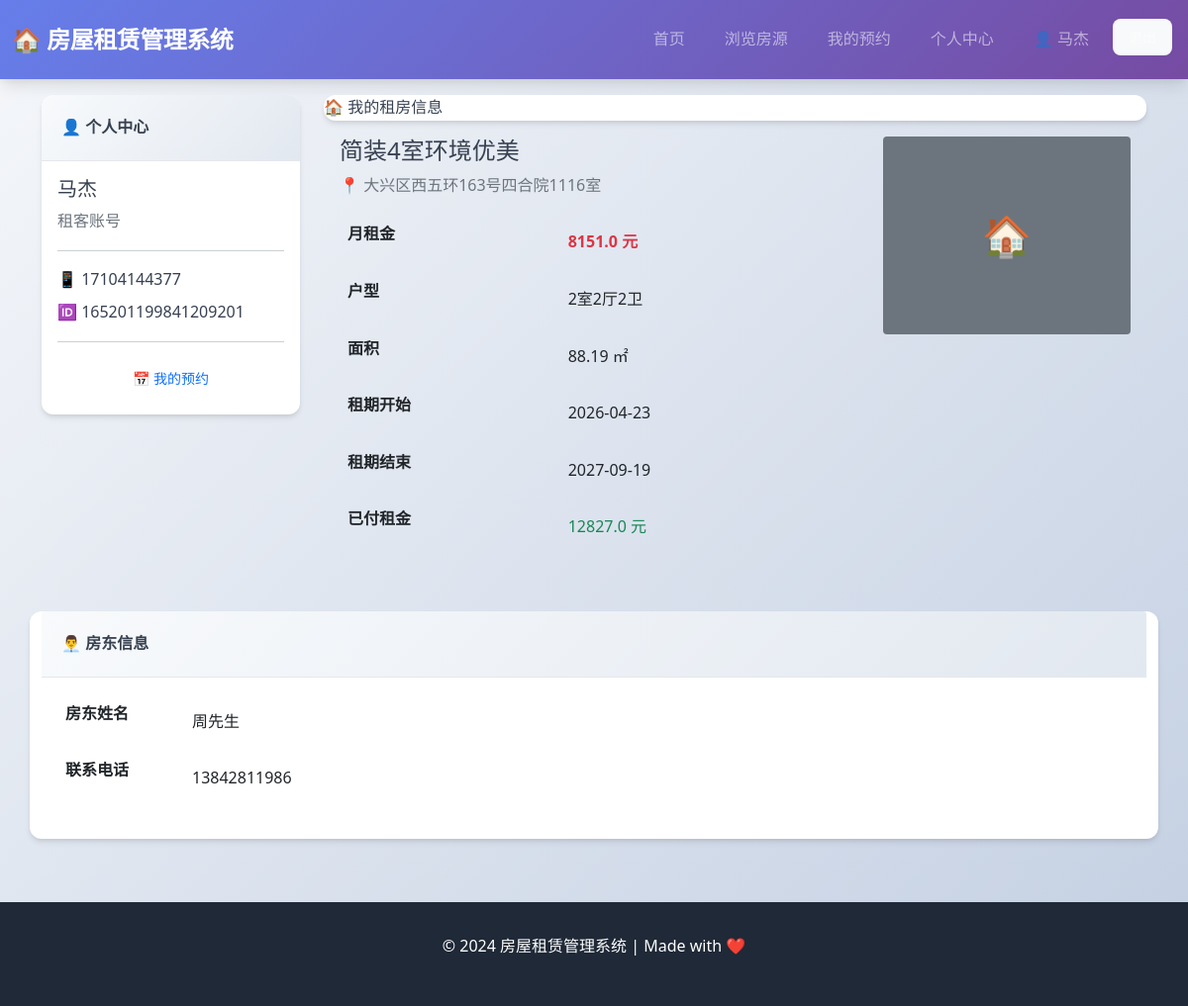
/tenant/dashboard (signed in), run on an earlier commit of the app's database.
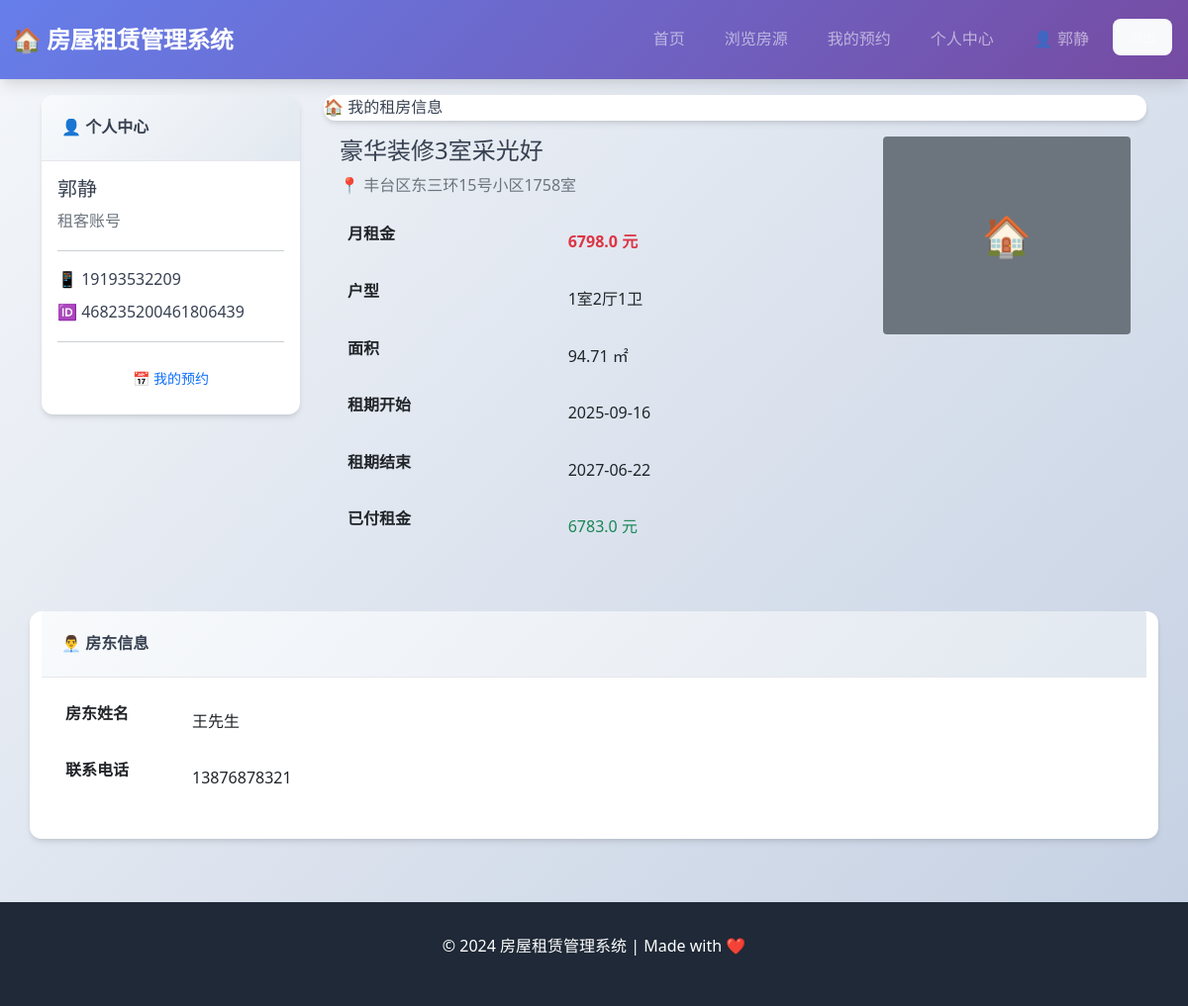
And on a later commit of the database.
### app.py (models this page shows, shortened)
class Tenant(db.Model):
    __tablename__ = 'tenants'
    id = db.Column(db.Integer, primary_key=True)
    name = db.Column(db.String(50), nullable=False)
    phone = db.Column(db.String(20), nullable=False)
    id_card = db.Column(db.String(20))  # 身份证
    username = db.Column(db.String(50), unique=True)  # 登录账号
    password = db.Column(db.String(200))  # 登录密码
    house_id = db.Column(db.Integer, db.ForeignKey('houses.id'))
    rent_start = db.Column(db.Date)  # 租期开始
    rent_end = db.Column(db.Date)  # 租期结束
    rent_amount = db.Column(db.Float)  # 已付租金
    created_at = db.Column(db.DateTime, default=db.func.now())
    house = db.relationship('House', backref=db.backref('tenants', lazy=True))

class House(db.Model):
    __tablename__ = 'houses'
    id = db.Column(db.Integer, primary_key=True)
    title = db.Column(db.String(100), nullable=False)  # 标题
    address = db.Column(db.String(200), nullable=False)  # 地址
    area = db.Column(db.Float)  # 面积（平方米）
    price = db.Column(db.Float, nullable=False)  # 月租价格
    room_count = db.Column(db.Integer)  # 房间数
    hall_count = db.Column(db.Integer)  # 客厅数
    toilet_count = db.Column(db.Integer)  # 卫生间数
    floor = db.Column(db.String(50))  # 楼层
    orientation = db.Column(db.String(20))  # 朝向
    description = db.Column(db.Text)  # 详细描述
    status = db.Column(db.String(20), default='available')  # available, rented, unavailable
    image = db.Column(db.String(200))  # 图片路径
    owner_name = db.Column(db.String(50))  # 房东姓名
    owner_phone = db.Column(db.String(20))  # 房东电话
    created_at = db.Column(db.DateTime, default=db.func.now())

### app.py (the view)
@app.route('/tenant/dashboard')
@tenant_required
def tenant_dashboard():
    tenant = Tenant.query.get(session['tenant_id'])
    return render_template('tenant_dashboard.html', tenant=tenant)

### app.py (called while the page is built)
def tenant_required(f):
    @wraps(f)
    def decorated_function(*args, **kwargs):
        if 'tenant_id' not in session:
            flash('请先登录', 'warning')
            return redirect(url_for('tenant_login'))
        return f(*args, **kwargs)
    return decorated_function

### templates/tenant_dashboard.html (shortened to what this page needs)
{% extends "base.html" %}
{% block content %}
<div class="container fade-in">
    <div class="row">
        <div class="col-md-3">
            <div class="card">
                <div class="card-header">👤 个人中心</div>
                <div class="card-body">
                    <h5>{{ tenant.name }}</h5>
                    <p class="text-muted">租客账号</p>
                    <hr>
                    <ul class="list-unstyled">
                        <li class="mb-2">📱 {{ tenant.phone }}</li>
                        <li class="mb-2">🆔 {{ tenant.id_card or '未填写' }}</li>
                    </ul>
                    <hr>
                    <a href="{{ url_for('tenant_appointments') }}" class="btn btn-outline-primary btn-sm w-100">
                        📅 我的预约
                    </a>
                </div>
            </div>
        </div>
        <div class="col-md-9">
            <div class="card"
                <div class="card-header">🏠 我的租房信息</div>
                <div class="card-body">
                    {% if tenant.house %}
                    <div class="row">
                        <div class="col-md-8">
                            <h4>{{ tenant.house.title }}</h4>
                            <p class="text-muted">📍 {{ tenant.house.address }}</p>
                            <table class="table table-borderless">
                                <tr>
                                    <th>月租金</th>
                                    <td class="text-danger fw-bold">{{ tenant.house.price }} 元</td>
                                </tr>
                                <tr>
                                    <th>户型</th>
                                    <td>{{ tenant.house.room_count }}室{{ tenant.house.hall_count }}厅{{ tenant.house.toilet_count }}卫</td>
                                </tr>
                                <tr>
                                    <th>面积</th>
                                    <td>{{ tenant.house.area }} ㎡</td>
                                </tr>
                                <tr>
                                    <th>租期开始</th>
                                    <td>{{ tenant.rent_start }}</td>
                                </tr>
                                <tr>
                                    <th>租期结束</th>
                                    <td>{{ tenant.rent_end }}</td>
                                </tr>
                                <tr>
                                    <th>已付租金</th>
                                    <td class="text-success">{{ tenant.rent_amount }} 元</td>
                                </tr>
                            </table>
                        </div>
                        <div class="col-md-4">
                            <div class="bg-secondary d-flex align-items-center justify-content-center rounded" style="height: 200px;">
                                <span class="text-white fs-1">🏠</span>
                            </div>
                        </div>
                    </div>
                    {% else %}
                    <div class="empty-state">
                        <div class="icon">🏚️</div>
                        <p>您还没有租住房屋</p>
                        <a href="{{ url_for('houses') }}" class="btn btn-primary">浏览房源</a>
                    </div>
                    {% endif %}
                </div>
            </div>
            {% if tenant.house %}
            <div class="card mt-4">
                <div class="card-header">👨‍💼 房东信息</div>
                <div class="card-body">
                    <table class="table table-borderless">
                        <tr>
                            <th width="120">房东姓名</th>
                            <td>{{ tenant.house.owner_name or '未填写' }}</td>
                        </tr>
                        <tr>
                            <th>联系电话</th>
                            <td>{{ tenant.house.owner_phone or '未填写' }}</td>
                        </tr>
                    </table>
                </div>
            </div>
            {% endif %}
        </div>
    </div>
{% endblock %}

What changed in the data, as far as the page shows it:
no longer on this page (row edited): House: house "简装4室环境优美", house.address "大兴区西五环163号四合院1116室", house.price "8151.0", house.room_count "2", house.hall_count "2", house.toilet_count "2", house.area "88.19", house "周先生", house "13842811986"
changed Tenant: name "马杰" → "郭静"; phone "17104144377" → "19193532209"; id_card "165201199841209201" → "468235200461806439"; rent_start "2026-04-23" → "2025-09-16"; rent_end "2027-09-19" → "2027-06-22"; rent_amount "12827.0" → "6783.0"
now on this page (row edited): House: house "豪华装修3室采光好", house.address "丰台区东三环15号小区1758室", house.price "6798.0", house.room_count "1", house.hall_count "2", house.toilet_count "1", house.area "94.71", house "王先生", house "13876878321"
Also different on the page:
{{ session.tenant_name }}: "马杰" → "郭静"
